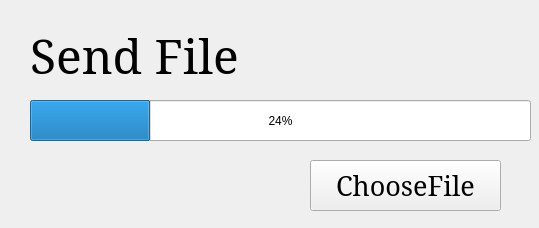
<?xml version="1.0" encoding="UTF-8"?>
<ui version="4.0">
 <class>FileSender</class>
 <widget class="QWidget" name="FileSender">
  <property name="geometry">
   <rect>
    <x>0</x>
    <y>0</y>
    <width>539</width>
    <height>228</height>
   </rect>
  </property>
  <property name="windowTitle">
   <string>SenderFile</string>
  </property>
  <widget class="QPushButton" name="pushButton_chooseFile">
   <property name="geometry">
    <rect>
     <x>310</x>
     <y>160</y>
     <width>191</width>
     <height>51</height>
    </rect>
   </property>
   <property name="font">
    <font>
     <family>Constantia</family>
     <pointsize>20</pointsize>
    </font>
   </property>
   <property name="text">
    <string>ChooseFile</string>
   </property>
  </widget>
  <widget class="QLabel" name="label_5">
   <property name="geometry">
    <rect>
     <x>30</x>
     <y>0</y>
     <width>281</width>
     <height>111</height>
    </rect>
   </property>
   <property name="font">
    <font>
     <family>Constantia</family>
     <pointsize>36</pointsize>
    </font>
   </property>
   <property name="text">
    <string>Send File</string>
   </property>
  </widget>
  <widget class="QProgressBar" name="progressBar">
   <property name="geometry">
    <rect>
     <x>30</x>
     <y>100</y>
     <width>501</width>
     <height>41</height>
    </rect>
   </property>
   <property name="value">
    <number>24</number>
   </property>
  </widget>
 </widget>
 <resources/>
 <connections/>
</ui>
